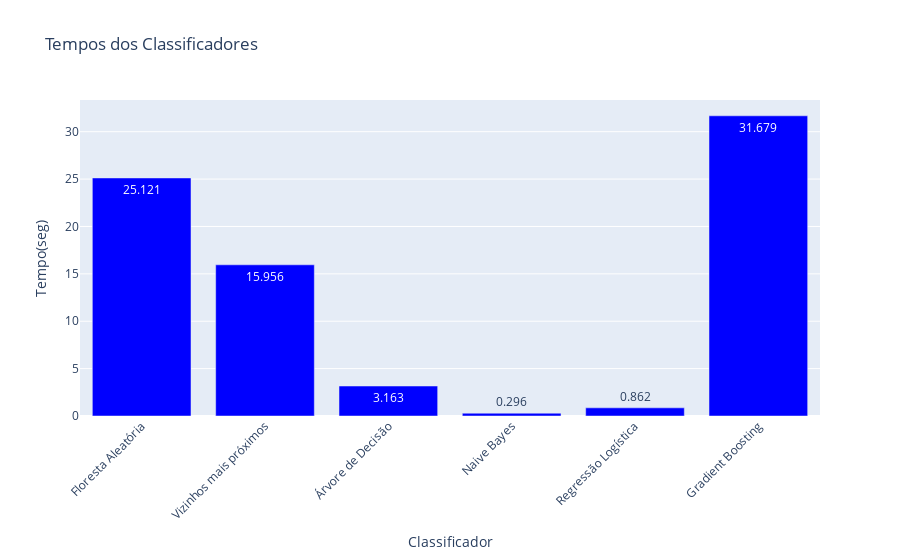

This figure's notebook cell:
### Code cell
times = np.round(times,3)
fig = go.Figure([go.Bar(y=times,x = classifiers_names,marker_color='blue',text=times,textposition='auto')]) 
fig.update_layout(title_text='Tempos dos Classificadores',xaxis_title="Classificador",yaxis_title="Tempo(seg)",xaxis_tickangle=-45)
fig.show()

### Figure 1 — Plotly figure (JSON) as saved in the notebook; plotly's stock layout.template omitted (floating-point values rounded to 4 significant figures)
{"data": [{"marker": {"color": "blue"}, "text": [25.12, 15.96, 3.163, 0.296, 0.862, 31.68], "textposition": "auto", "type": "bar", "x": ["Floresta Aleatória", "Vizinhos mais próximos", "Árvore de Decisão", "Naive Bayes", "Regressão Logística", "Gradient Boosting"], "y": [25.12, 15.96, 3.163, 0.296, 0.862, 31.68]}], "layout": {"title": {"text": "Tempos dos Classificadores"}, "xaxis": {"tickangle": -45, "title": {"text": "Classificador"}}, "yaxis": {"title": {"text": "Tempo(seg)"}}}}
